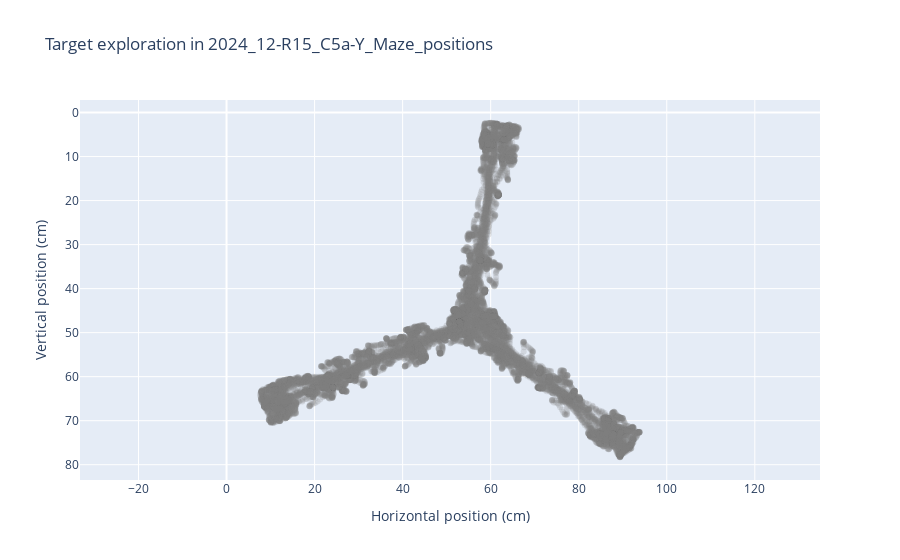

Source (notebook cell):
### Markdown cell above
---
#### 2. We can open an example file and see what is inside

### Code cell
# Select an example file
example_path = rst.choose_example_positions(params, look_for = 'TS', suffix= '_positions.csv')

# Plot mouse exploration around multiple targets
rst.plot_positions(params, example_path)

### Figure 1 — Plotly figure (JSON) as saved in the notebook; plotly's stock layout.template omitted (floating-point values rounded to 4 significant figures; data arrays with more than 128 entries replaced by an {"elided": "..."} marker saying what was removed)
{"data": [{"marker": {"color": "grey", "opacity": 0.2}, "mode": "markers", "name": "Nose Positions", "type": "scatter", "x": {"elided": "18000 float values"}, "y": {"elided": "18000 float values"}}], "layout": {"title": {"text": "Target exploration in 2024_12-R15_C5a-Y_Maze_positions"}, "xaxis": {"scaleanchor": "y", "title": {"text": "Horizontal position (cm)"}}, "yaxis": {"autorange": "reversed", "title": {"text": "Vertical position (cm)"}}}}
